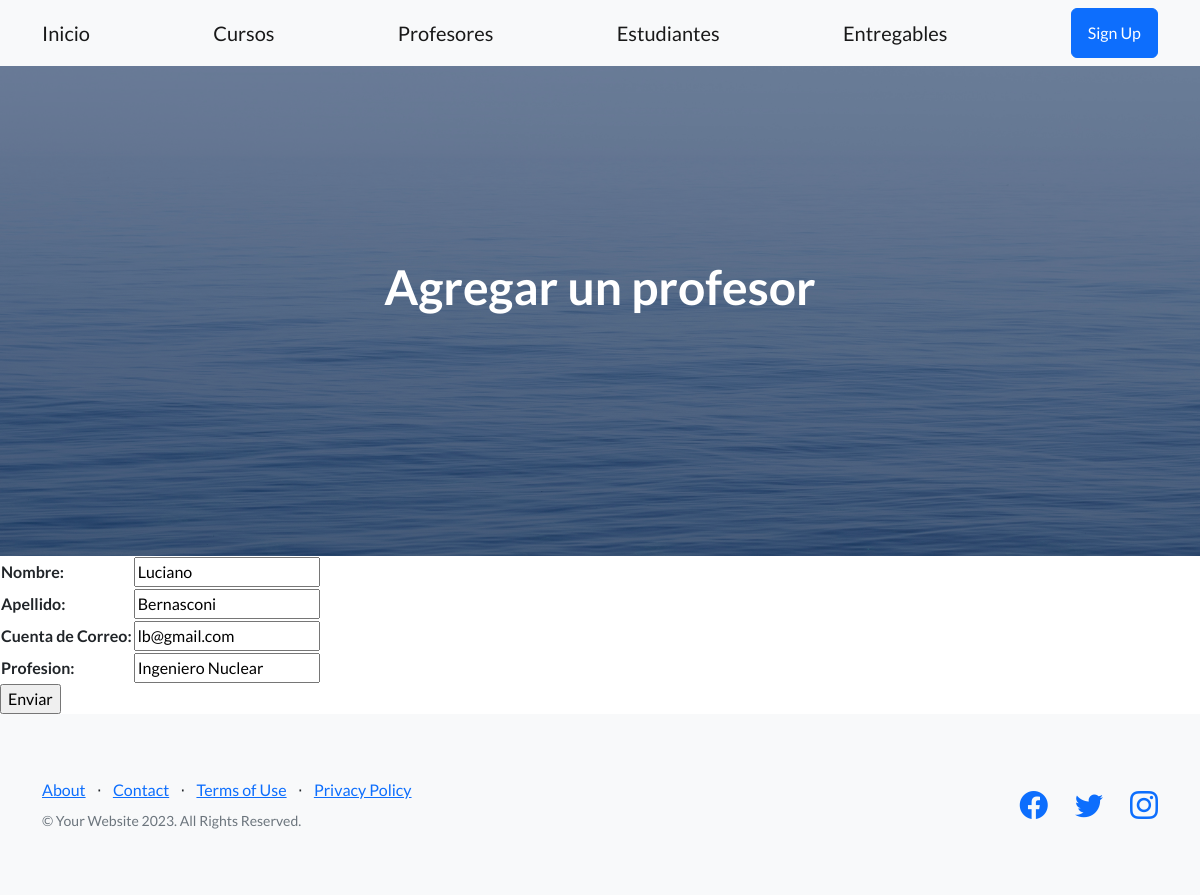
The page /aplicacion/profesor_actualizar/2/ on the database its author committed.
### aplicacion/models.py (models this page shows, shortened)
class Profesor(models.Model):
    nombre = models.CharField(max_length=50)
    apellido = models.CharField(max_length=50)
    email = models.EmailField()
    profesion = models.CharField(max_length=50)
    class Meta:
        verbose_name = "Profesor"
        verbose_name_plural = "Profesores"
        ordering = ['nombre']

### aplicacion/views.py (the view)
# urls.py: path('profesor_actualizar/<id_profesor>/', updateProfesor, name="profesorActualizar"),
def updateProfesor(request, id_profesor):
    profesor = Profesor.objects.get(id=id_profesor)
    if request.method == "POST":
        miForm = ProfesorForm(request.POST)
        if miForm.is_valid():
            profesor.nombre = miForm.cleaned_data.get('nombre')
            profesor.apellido = miForm.cleaned_data.get('apellido')
            profesor.email = miForm.cleaned_data.get('email')
            profesor.profesion = miForm.cleaned_data.get('profesion')
            profesor.save()
            return redirect(reverse_lazy('profesores'))
    else:
        miForm = ProfesorForm(initial={
            'nombre': profesor.nombre,
            'apellido': profesor.apellido,
            'email': profesor.email,
            'profesion': profesor.profesion,
        })
    return render(request, "aplicacion/profesorForm.html", {'form': miForm})

### aplicacion/forms.py
class ProfesorForm(forms.Form):
    nombre = forms.CharField(max_length=50, required=True)
    apellido = forms.CharField(max_length=50, required=True)
    email = forms.EmailField(required=True, label="Cuenta de Correo")
    profesion = forms.CharField(max_length=50, required=True)

### aplicacion/templates/aplicacion/profesorForm.html (shortened to what this page needs)
{% extends 'aplicacion/home.html' %}
{% block titulo %}
    <h1 class="mb-5">Agregar un profesor</h1>
{% endblock titulo %}
{% block contenido %}
<form action="" method="post">
    <table>
        {{ form.as_table }}
    </table>
    <input type="submit" value="Enviar">
</form>
{% endblock contenido %}

### rows shown on the page
Profesor: nombre "Luciano", apellido "Bernasconi", email "lb@gmail.com", profesion "Ingeniero Nuclear"
